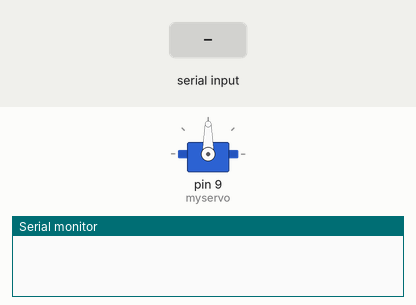
This sketch was run on a simulated Arduino Uno, built with avr-gcc and run on an emulated ATmega328P. On the bench: servo, the last lines printed to the serial monitor. The test bench sets the inputs (shaded band).

Above: at 1.2 s.
1.3 s: byte 30 received over Serial
At 1.7 s:
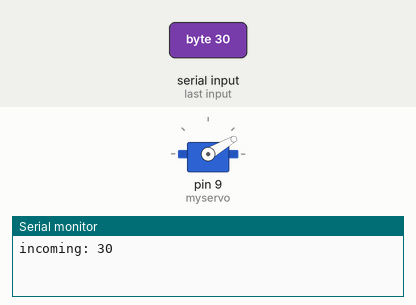
2.8 s: byte 120 received over Serial
At 4.1 s:
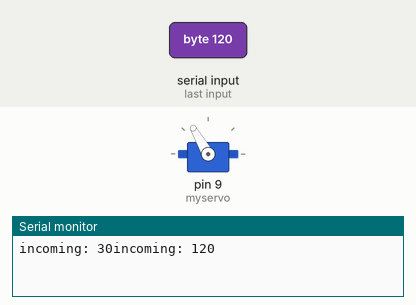
Timing chart, 0 to 5.8 s (numbered marks = the images above; inputs shaded):
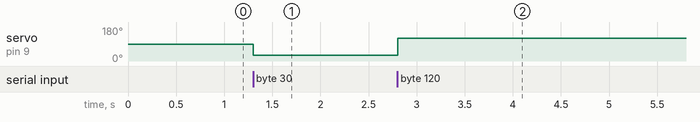

Measured:
- after the input at 1.3 s, servo on pin 9 (myservo): 90° → 30° at once
- after the input at 2.8 s, servo on pin 9 (myservo): 30° → 120° at once

The sketch:

servo_biasa.ino
```cpp
#include <Servo.h>

Servo myservo;

int derajat;
int incomingByte = 0;

void setup(){
  Serial.begin(9600);
  myservo.attach(9);
}

void loop(){
  if(Serial.available() > 0){
    incomingByte = Serial.read();

    Serial.print("incoming: ");
    Serial.print(incomingByte);

    derajat = incomingByte;

    myservo.write(derajat);
  }

}
```
